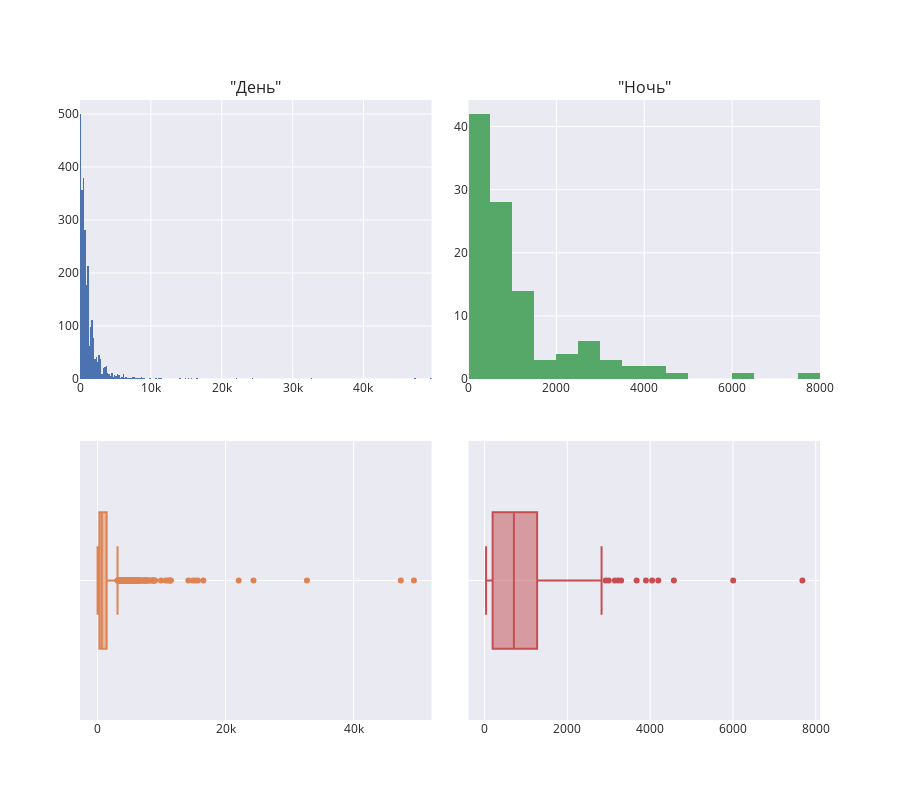

The notebook cell saved with this chart:
### Code cell
draw_distribution((day, night), ('"День"', '"Ночь"'))

### Figure 1 — Plotly figure (JSON) as saved in the notebook; plotly's stock layout.template omitted (floating-point values rounded to 4 significant figures; data arrays with more than 128 entries replaced by an {"elided": "..."} marker saying what was removed)
{"data": [{"hoverinfo": "x", "showlegend": false, "type": "histogram", "x": {"elided": "2663 int values"}, "xaxis": "x", "yaxis": "y"}, {"hoverinfo": "x", "name": "", "showlegend": false, "type": "box", "x": {"elided": "2663 int values"}, "xaxis": "x3", "yaxis": "y3"}, {"hoverinfo": "x", "showlegend": false, "type": "histogram", "x": [1238, 613, 428, 413, 164, 555, 600, 728, 675, 3299, 1037, 524, 710, 1281, 1199, 1049, 937, 4049, 210, 1049, 6007, 820, 770, 712, 2109, 2166, 2827, 112, 719, 598, 1215, 149, 44, 134, 824, 472, 1794, 164, 899, 727, 492, 2099, 614, 187, 922, 637, 727, 157, 974, 734, 254, 142, 1162, 134, 3224, 1087, 37, 397, 718, 134, 179, 74, 2999, 164, 1949, 1087, 74, 2926, 734, 2527, 239, 1800, 2527, 3147, 119, 134, 1447, 7679, 150, 150, 449, 3674, 2399, 195, 1349, 111, 164, 4574, 1349, 674, 195, 225, 734, 3898, 74, 156, 637, 599, 374, 2774, 74, 4198, 1087, 220, 439, 112, 397], "xaxis": "x2", "yaxis": "y2"}, {"hoverinfo": "x", "name": "", "showlegend": false, "type": "box", "x": [1238, 613, 428, 413, 164, 555, 600, 728, 675, 3299, 1037, 524, 710, 1281, 1199, 1049, 937, 4049, 210, 1049, 6007, 820, 770, 712, 2109, 2166, 2827, 112, 719, 598, 1215, 149, 44, 134, 824, 472, 1794, 164, 899, 727, 492, 2099, 614, 187, 922, 637, 727, 157, 974, 734, 254, 142, 1162, 134, 3224, 1087, 37, 397, 718, 134, 179, 74, 2999, 164, 1949, 1087, 74, 2926, 734, 2527, 239, 1800, 2527, 3147, 119, 134, 1447, 7679, 150, 150, 449, 3674, 2399, 195, 1349, 111, 164, 4574, 1349, 674, 195, 225, 734, 3898, 74, 156, 637, 599, 374, 2774, 74, 4198, 1087, 220, 439, 112, 397], "xaxis": "x4", "yaxis": "y4"}], "layout": {"annotations": [{"font": {"size": 16}, "showarrow": false, "text": "\"День\"", "x": 0.2375, "xanchor": "center", "xref": "paper", "y": 1, "yanchor": "bottom", "yref": "paper"}, {"font": {"size": 16}, "showarrow": false, "text": "\"Ночь\"", "x": 0.7625, "xanchor": "center", "xref": "paper", "y": 1, "yanchor": "bottom", "yref": "paper"}], "height": 800, "xaxis": {"anchor": "y", "domain": [0, 0.475]}, "xaxis2": {"anchor": "y2", "domain": [0.525, 1]}, "xaxis3": {"anchor": "y3", "domain": [0, 0.475]}, "xaxis4": {"anchor": "y4", "domain": [0.525, 1]}, "yaxis": {"anchor": "x", "domain": [0.55, 1]}, "yaxis2": {"anchor": "x2", "domain": [0.55, 1]}, "yaxis3": {"anchor": "x3", "domain": [0, 0.45]}, "yaxis4": {"anchor": "x4", "domain": [0, 0.45]}}}
